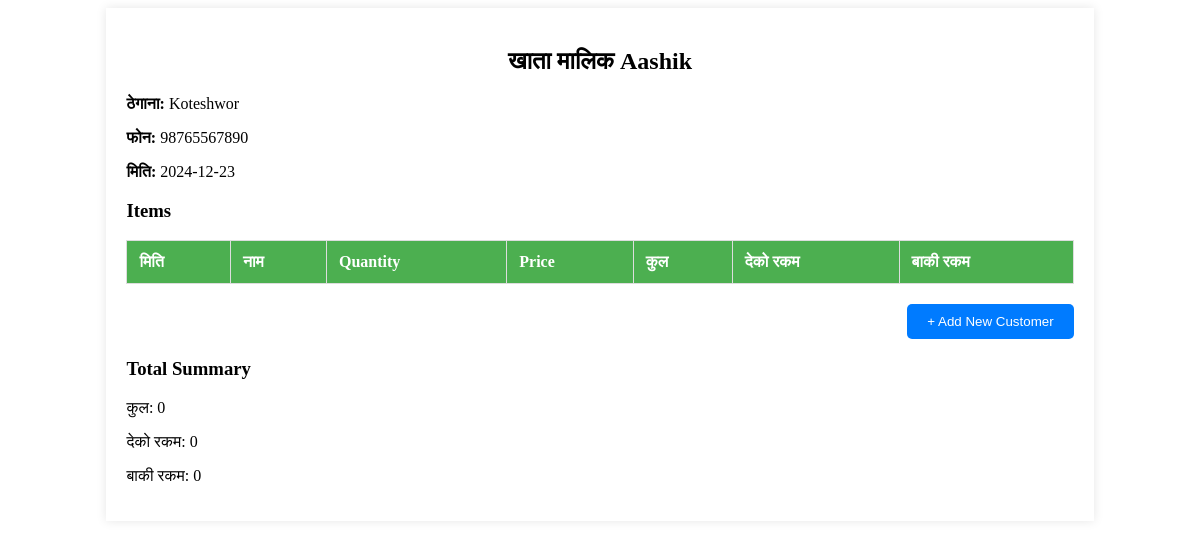
The page /item/2/ (signed in) on the database its author committed.
### invoice/models.py (models this page shows, shortened)
class UserInfo(models.Model):
    username = models.CharField(max_length=255)
    father_name = models.CharField(max_length=255)
    address = models.CharField(max_length=255)
    phone = models.CharField(max_length=15)
    created_at = models.DateField()
    grand_parent=models.CharField(max_length=50)
    registered=models.CharField(max_length=50,blank=True)
    minor=models.CharField(max_length=50)
    from django.db.models import Sum, F

### invoice/views.py (the view)
# urls.py: path('', views.customer_data, name='invoice'),  # Main customer data view
@login_required
def invoice(request, customer_id):
    customer = UserInfo.objects.get(id=customer_id)
    items = Item.objects.filter(customer_name=customer)
    for item in items:
        item.remaining_amount = item.amount - item.paid_amount
    total_amount = sum(item.amount for item in items)
    total_paid_amount = sum(item.paid_amount for item in items)
    remaining_amount = total_amount - total_paid_amount
    return render(request, 'invoice.html', {
        'customer': customer,
        'items': items,
        'total_amount': total_amount,
        'total_paid_amount': total_paid_amount,
        'remaining_amount': remaining_amount
    })

### templates/invoice.html (shortened to what this page needs)
<!DOCTYPE html>
<html lang="en">
<head>
    {% load static %}
    <link rel="stylesheet" type="text/css" href="{% static 'css/storage.css' %}">
</head>
<body>
    <div class="table-container">
        <h2>खाता मालिक {{ customer.username }}</h2>
        <p><strong>ठेगाना:</strong> {{ customer.address }}</p>
        <p><strong>फोन:</strong> {{ customer.phone }}</p>
        <p><strong>मिति:</strong> {{ customer.created_at|date:"Y-m-d" }}</p>
        <h3>Items</h3>
        <table class="customer-table">
            <thead>
                <tr>
                    <th>मिति</th>
                    <th>नाम</th>
                    <th>Quantity</th>
                    <th>Price</th>
                    <th>कुल</th>
                    <th>देको रकम</th>
                    <th>बाकी रकम</th>
                </tr>
            </thead>
        </table>
        <div style="display: flex; justify-content: flex-end; margin-top: 20px;">
            <button onclick="window.location.href='{% url 'home' %}'" class="add-btn">+ Add New Customer</button>
        </div>
        <h3>Total Summary</h3>
        <div class="total-summary">
            <p>कुल: <span>{{ total_amount }}</span></p>
            <p>देको रकम: <span>{{ total_paid_amount }}</span></p>
            <p>बाकी रकम: <span>{{ remaining_amount }}</span></p>
        </div>
    </div>
</body>
</html>

### staticfiles/css/storage.css (style rules this page uses)
.table-container { margin: 0 auto; width: 80%; padding: 20px; background-color: #fff; box-shadow: 0 0 10px rgba(0, 0, 0, 0.1); }
h2 { text-align: center; margin-bottom: 20px; }
.customer-table { width: 100%; border-collapse: collapse; }
.customer-table th, .customer-table td { padding: 12px; border: 1px solid #ddd; text-align: left; }
.customer-table th { background-color: #4CAF50; color: white; }
.add-btn { padding: 10px 20px; background-color: #007bff; color: #fff; border: none; border-radius: 4px; cursor: pointer; transition: background-color 0.3s ease; }

### templates/invoice.html (style rules this page uses)
.add-btn { padding: 10px 20px; background-color: #007bff; color: white; border: none; border-radius: 5px; cursor: pointer; }

### rows shown on the page
UserInfo: username "Aashik", address "Koteshwor", phone "98765567890", created_at "2024-12-23"

### other values the page prints
{{ total_amount }} "0"
{{ total_paid_amount }} "0"
{{ remaining_amount }} "0"
